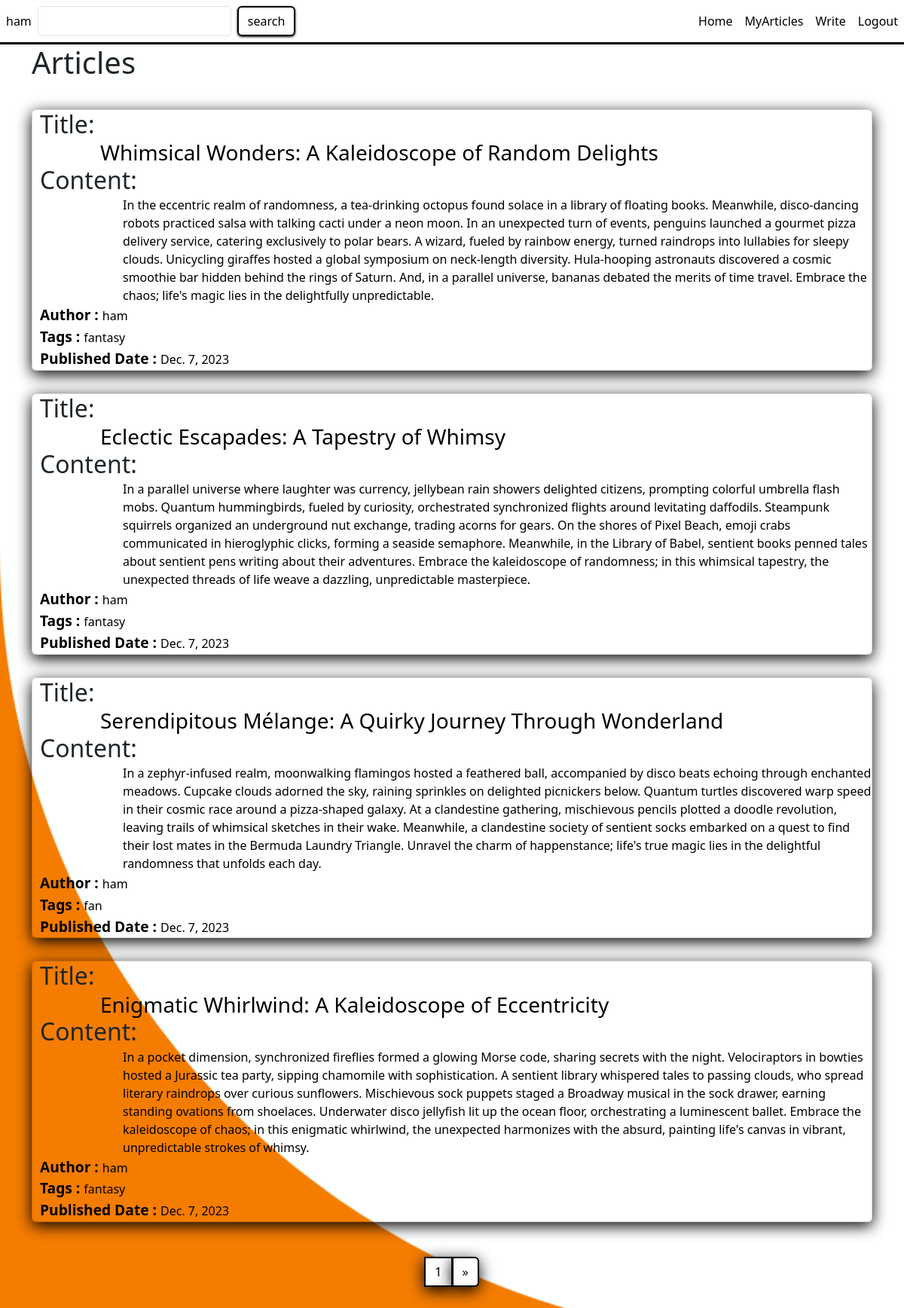
The app's page /articles (signed in) with its own data.
### articles/models.py (models this page shows)
class Article(models.Model):
    title = models.CharField(max_length=100,null=False)
    files = models.FileField(blank=True,upload_to='static/article/files/')
    content = models.TextField(null=False)
    date = models.DateField(null=False)
    author = models.TextField(null=False)
    tags = models.TextField(null=False)

### articles/views.py (the view)
# urls.py: path("articles",articles,name='articles'),
def articles(request):
    if request.user.is_authenticated:
        pagination = Paginator(Article.objects.all(),4)
        page_no = request.GET.get("page")
        return render(request, "articles.html", context={"articles":pagination.get_page(page_no)})
    else:
        request.session["status"] = 3
        return redirect("login")

### templates/articles.html (shortened to what this page needs)
{% load static %}
<!DOCTYPE html>
<html lang="en">
  <head>
    <link
      href="https://cdn.jsdelivr.net/npm/bootstrap@5.3.2/dist/css/bootstrap.min.css"
      rel="stylesheet"
    />
    <link rel="stylesheet" href="{% static 'articles.css' %}" />
  </head>
  <body>
    <nav
      class="navbar navbar-expand-lg navbar-light"
    >
      <div class="collapse navbar-collapse" id="navbarNav">
        <ul class="navbar-nav mr-10">
          <li class="nav-item active">
            <a class="nav-link">{{request.user}}</a>
          </li>
          <li class="nav-item active ml-10">
            <form class='d-flex' action="search" method="POST">
              <input class='form-control me-2' name="search" required>
              <button class="btn btn-outline-secondary" type="submit">search</button>
            </form>
          </li>
        </ul>
      </div>
      <ul class="navbar-nav ms-auto">
        <li class="nav-item">
          <a class="nav-link" href="/">Home</a>
        </li>
        <li class="nav-item">
          <a class="nav-link" href="myarticles">MyArticles</a>
        </li>
        <li class="nav-item">
          <a class="nav-link" href="write">Write</a>
        </li>
        <li class="nav-item">
          <a class="nav-link" href="logout">Logout</a>
        </li>
      </ul>
    </nav>
      <div class="container">
        <div class="row">
          <div class="col">
            <h1>Articles</h2>
          </div>
        </div>
      {%for j in articles %}
      <div class="row">
        <div class="col-12">
          <div class="card mb-10 pb-10">
            <h2>Title:</h2>
            <h3 class="title">{{j.title}}</h3>
            <h2>Content:</h2>
            <p class="content">{{j.content}}</p>
            <p class="info"><b>Author : </b>{{j.author}}</p>
            <p class="info"><b>Tags : </b>{{j.tags}}</p>
            <p class="info"><b>Published Date : </b>{{j.date}}</p>
          </div>
        </div>
      </div>
      {% endfor %}
      <div class="row">
        <div class="col-md-12 mt-3 d-flex justify-content-center">
          <div class="text-center">
        <nav>
          <ul class="pagination">
            {% if articles.has_other_pages > 0 %}
            <li class="page-item"><a class="page-link" href="#">{{articles.number}}</a></li>
            {% endif %}
            {% if articles.has_next %}
            <li class="page-item">
              <a class="page-link" href="?q={{query}}&page={{articles.next_page_number}}" aria-label="Next">
                <span aria-hidden="true">&raquo;</span>
              </a>
              {% endif %}
            </li>
          </ul>
        </nav>
        </div>
      </div>
      </div>
    </div>
  </body>
</html>

### static/article/css/articles.css (style rules this page uses)
body { background-size: cover; background-repeat: no-repeat; }
.card { height: 100%; width: 100%; background: none; box-shadow: 0 5px 20px 0 black; }
h3, p { color: black; padding-left: 30px; margin-bottom: 0px; }
.row { padding-bottom: 30px; flex: 1; }
.container { display: flex; flex-direction: column; }
.navbar { background-color: white; border-bottom: 3px solid black; }
.nav-link { color: black; }
.btn { color: black; background: none; border: 2px solid black; box-shadow: 0 1px 3px 0 black; }
h2 { margin-bottom: 2px; padding-left: 10px; }
.title { padding-left: 90px; }
.content { padding-left: 120px; }
.info { padding-left: 10px; }
b { font-size: larger; }
.page-link { border: 2px solid black; color: black; box-shadow: 0 5px 20px 0 black }

### records on screen
Article: title "Whimsical Wonders: A Kaleidoscope of Random Delights", content "In the eccentric realm of randomness, a tea-drinking octopus found solace in a library of floating books. Meanwhile, disco-dancing robots practiced salsa with talking cacti under a neon moon. In an unexpected turn of events, penguins launched a gourmet pizza delivery service, catering exclusively to polar bears. A wizard, fueled by rainbow energy, turned raindrops into lullabies for sleepy clouds. Unicycling giraffes hosted a global symposium on neck-length diversity. Hula-hooping astronauts discovered a cosmic smoothie bar hidden behind the rings of Saturn. And, in a parallel universe, bananas debated the merits of time travel. Embrace the chaos; life's magic lies in the delightfully…", author "ham", tags "fantasy", date "Dec. 7, 2023"
Article: title "Eclectic Escapades: A Tapestry of Whimsy", content "In a parallel universe where laughter was currency, jellybean rain showers delighted citizens, prompting colorful umbrella flash mobs. Quantum hummingbirds, fueled by curiosity, orchestrated synchronized flights around levitating daffodils. Steampunk squirrels organized an underground nut exchange, trading acorns for gears. On the shores of Pixel Beach, emoji crabs communicated in hieroglyphic clicks, forming a seaside semaphore. Meanwhile, in the Library of Babel, sentient books penned tales about sentient pens writing about their adventures. Embrace the kaleidoscope of randomness; in this whimsical tapestry, the unexpected threads of life weave a dazzling, unpredictable masterpiece.", author "ham", tags "fantasy", date "Dec. 7, 2023"
Article: title "Serendipitous Mélange: A Quirky Journey Through Wonderland", content "In a zephyr-infused realm, moonwalking flamingos hosted a feathered ball, accompanied by disco beats echoing through enchanted meadows. Cupcake clouds adorned the sky, raining sprinkles on delighted picnickers below. Quantum turtles discovered warp speed in their cosmic race around a pizza-shaped galaxy. At a clandestine gathering, mischievous pencils plotted a doodle revolution, leaving trails of whimsical sketches in their wake. Meanwhile, a clandestine society of sentient socks embarked on a quest to find their lost mates in the Bermuda Laundry Triangle. Unravel the charm of happenstance; life's true magic lies in the delightful randomness that unfolds each day.", author "ham", tags "fan", date "Dec. 7, 2023"
Article: title "Enigmatic Whirlwind: A Kaleidoscope of Eccentricity", content "In a pocket dimension, synchronized fireflies formed a glowing Morse code, sharing secrets with the night. Velociraptors in bowties hosted a Jurassic tea party, sipping chamomile with sophistication. A sentient library whispered tales to passing clouds, who spread literary raindrops over curious sunflowers. Mischievous sock puppets staged a Broadway musical in the sock drawer, earning standing ovations from shoelaces. Underwater disco jellyfish lit up the ocean floor, orchestrating a luminescent ballet. Embrace the kaleidoscope of chaos; in this enigmatic whirlwind, the unexpected harmonizes with the absurd, painting life's canvas in vibrant, unpredictable strokes of whimsy.", author "ham", tags "fantasy", date "Dec. 7, 2023"

### other values on screen
{{ request.user }} "ham"
{{ articles.number }} "1"
